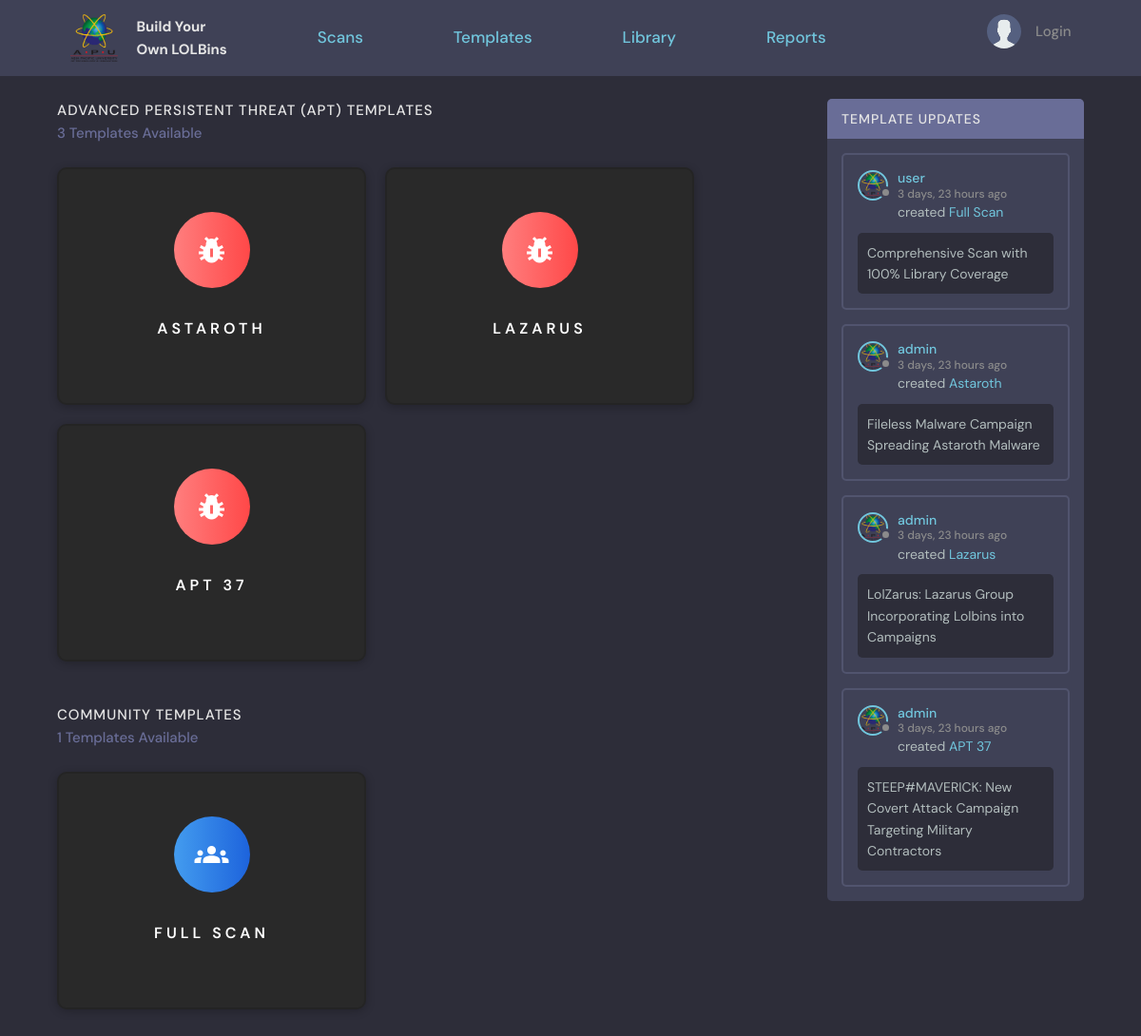
Page /template/ on the committed database.
### base/models.py (models this page shows, shortened)
class Template(models.Model):
    user = models.ForeignKey(User, on_delete=SET_NULL, null=True, verbose_name = u'Owner')
    name = models.CharField(max_length=200, default="New Template")
    description = models.TextField(max_length=100, null=True, blank=True)
    updated = models.DateTimeField(auto_now=True)
    created = models.DateTimeField(auto_now_add=True)
    public = models.BooleanField(default=False)
    Scan = models.ForeignKey(Scan, on_delete=SET_NULL, null=True)
    class Meta:
        verbose_name = 'Template'

### base/views.py (the view, shortened to what this page needs)
# urls.py: path('template/', views.template, name="template"),
def template(request):
    templates = Template.objects.all().order_by('-created')
    superusers = User.objects.filter(is_superuser=True).values('username')
    template_apt = Template.objects.filter(user__username__in=superusers, public=True).order_by('-created')
    template_apt_count = template_apt.count()
    template_community = Template.objects.filter(
    public=True).exclude(user__username__in=superusers).order_by('-created')
    template_community_count = template_community.count()
    context = {'templates': templates,
    'template_apt': template_apt, 'template_apt_count': template_apt_count,
    'template_community': template_community, 'template_community_count': template_community_count}
    return render(request, 'base/template.html', context)

### base/templates/base/template.html (shortened to what this page needs)
{% extends 'main.html' %}
{% block content %}
{% load static %}
<main class="layout layout--2">
    <div class="container">
        <div class="layout1">
            <div class="roomList">
                <div class="roomList__header">
                    <div>
                        <h2>Advanced Persistent Threat (APT) Templates</h2>
                        <p>{{template_apt_count}} Templates Available</p>
                    </div>
                </div>
                <div class="cardContent">
                    {% for template in template_apt %}
                        <a class="smallCard" href="{% url 'view-template' template.id %}">
                            <div class="icon__red"><i class="material-icons md-36">pest_control</i></div>
                            <p class="title">{{template.name}}</p>
                        </a>
                    {% endfor %}
                </div>
            </div>
            <br>
            <div class="roomList">
                <div class="roomList__header">
                    <div>
                        <h2>Community Templates</h2>
                        <p>{{template_community_count}} Templates Available</p>
                    </div>
                </div>
                <div class="cardContent">
                    {% for template in template_community %}
                        <a class="smallCard" href="{% url 'view-template' template.id %}">
                            <div class="icon__blue"><i class="material-icons md-36">groups</i></div>
                            <p class="title">{{template.name}}</p>
                        </a>
                    {% endfor %}
                </div>
            </div>
            <br>
        </div>
        <div class="activities">
            <div class="activities__header">
                <h2>Template Updates</h2>
            </div>
            {% for template in templates|slice:":8"%}
                {% if template.public == True or template.user == request.user %}
                    <div class="activities__box">
                        <div class="activities__boxHeader roomListRoom__header">
                            <a href="{% url 'user-profile' template.user.id %}" class="roomListRoom__author">
                            <div class="avatar avatar--small">
                                <img src="{% static 'images/APU.png' %}" />
                            </div>
                            <p>
                                {% if template.user == request.user %}
                                    You
                                    <span>{{template.created|timesince}} ago</span>
                                {% else %}
                                    {{template.user}}
                                    <span>{{template.created|timesince}} ago</span>
                                {% endif %}
                            </p>
                            </a>
                        </div>
                        <div class="activities__boxContent">
                            <p>created <a href="{% url 'view-template' template.id %}">{{template.name}}</a></p>
                            {% if template.description != "" %}
                                <div class="activities__boxRoomContent">
                                {{template.description}}
                                </div>
                            {% endif %}
                        </div>
                    </div>
                {% endif %}
            {% endfor %}
        </div>
    </div>
</main>
{% endblock content %}

### rows in the picture
Template: name "ASTAROTH", public True (drawn), user "admin", created "3 days, 23 hours", name "Astaroth", description "Fileless Malware Campaign Spreading Astaroth Malware"
Template: name "LAZARUS", public True (drawn), user "admin", created "3 days, 23 hours", name "Lazarus", description "LolZarus: Lazarus Group Incorporating Lolbins into Campaigns"
Template: name "APT 37", public True (drawn), user "admin", created "3 days, 23 hours", description "STEEP#MAVERICK: New Covert Attack Campaign Targeting Military Contractors"
Template: name "FULL SCAN", public True (drawn), user "user", created "3 days, 23 hours", name "Full Scan", description "Comprehensive Scan with 100% Library Coverage"

### other values in the picture
{{ template_apt_count }} "3"
{{ template_community_count }} "1"
